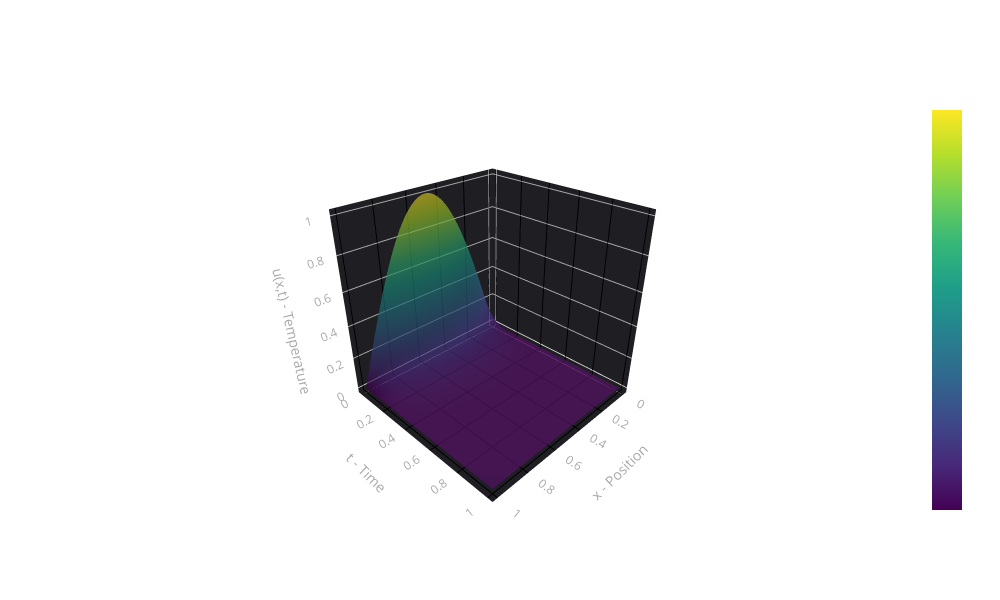

Notebook source saved alongside this figure:
### Code cell
x = np.linspace(0, 1, 100)
t = np.linspace(0, 1, 200)  # Increased number of points while keeping same interval
X, T = np.meshgrid(x, t)

# Calculate u(x,t) = e^(-π²t) * sin(πx)
Z = np.exp(-np.pi**2 * T) * np.sin(np.pi * X)

# Create figure with subplots
fig = make_subplots(
    rows=1, cols=1,
    specs=[[{'type': 'surface'}]]
)
# Add surface plot
fig.add_trace(
    go.Surface(
        x=X,
        y=T,
        z=Z,
        colorscale='Viridis',
        opacity=0.7,
        showscale=True
    ),
    row=1, col=1
)
# Update layout
fig.update_layout(
    title='Heat Equation Solution Surface Plot',
    width=1000,
    height=600,
    paper_bgcolor='rgba(0,0,0,0)',
    font=dict(color='white'),
    scene=dict(
        xaxis_title='x - Position',
        yaxis_title='t - Time',
        zaxis_title='u(x,t) - Temperature',
        xaxis=dict(gridcolor='black', showgrid=True, color='darkgray', backgroundcolor='rgb(30, 30, 35)'),
        yaxis=dict(gridcolor='black', showgrid=True, color='darkgray', backgroundcolor='rgb(30, 30, 35)'),
        zaxis=dict(gridcolor='darkgray', showgrid=True, color='darkgray', backgroundcolor='rgb(30, 30, 35)'),
        bgcolor='rgba(0,0,0,0)',
        camera=dict(eye=dict(x=1.5, y=1.5, z=1.2))
    )
)

fig.show()

### Figure 1 — Plotly figure (JSON) as saved in the notebook; plotly's stock layout.template omitted (floating-point values rounded to 4 significant figures; data arrays with more than 128 entries replaced by an {"elided": "..."} marker saying what was removed)
{"data": [{"colorscale": [[0, "#440154"], [0.1111, "#482878"], [0.2222, "#3e4989"], [0.3333, "#31688e"], [0.4444, "#26828e"], [0.5556, "#1f9e89"], [0.6667, "#35b779"], [0.7778, "#6ece58"], [0.8889, "#b5de2b"], [1, "#fde725"]], "opacity": 0.7, "scene": "scene", "showscale": true, "type": "surface", "x": {"elided": "200x100 float values"}, "y": {"elided": "200x100 float values"}, "z": {"elided": "200x100 float values"}}], "layout": {"font": {"color": "white"}, "height": 600, "paper_bgcolor": "rgba(0,0,0,0)", "scene": {"bgcolor": "rgba(0,0,0,0)", "camera": {"eye": {"x": 1.5, "y": 1.5, "z": 1.2}}, "domain": {"x": [0, 1], "y": [0, 1]}, "xaxis": {"backgroundcolor": "rgb(30, 30, 35)", "color": "darkgray", "gridcolor": "black", "showgrid": true, "title": {"text": "x - Position"}}, "yaxis": {"backgroundcolor": "rgb(30, 30, 35)", "color": "darkgray", "gridcolor": "black", "showgrid": true, "title": {"text": "t - Time"}}, "zaxis": {"backgroundcolor": "rgb(30, 30, 35)", "color": "darkgray", "gridcolor": "darkgray", "showgrid": true, "title": {"text": "u(x,t) - Temperature"}}}, "title": {"text": "Heat Equation Solution Surface Plot"}, "width": 1000}}
